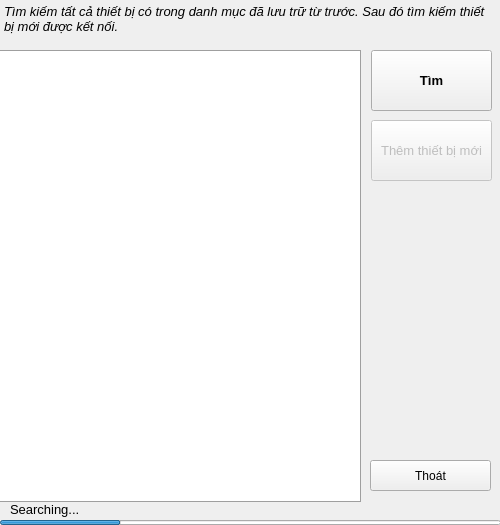
<?xml version="1.0" encoding="UTF-8"?>
<ui version="4.0">
 <class>FrmSearchDevice</class>
 <widget class="QMainWindow" name="FrmSearchDevice">
  <property name="geometry">
   <rect>
    <x>0</x>
    <y>0</y>
    <width>500</width>
    <height>525</height>
   </rect>
  </property>
  <property name="minimumSize">
   <size>
    <width>500</width>
    <height>525</height>
   </size>
  </property>
  <property name="maximumSize">
   <size>
    <width>500</width>
    <height>525</height>
   </size>
  </property>
  <property name="windowTitle">
   <string>MainWindow</string>
  </property>
  <widget class="QWidget" name="centralwidget">
   <widget class="QPlainTextEdit" name="plainTextEdit">
    <property name="geometry">
     <rect>
      <x>0</x>
      <y>0</y>
      <width>491</width>
      <height>51</height>
     </rect>
    </property>
    <property name="font">
     <font>
      <pointsize>10</pointsize>
      <italic>true</italic>
     </font>
    </property>
    <property name="styleSheet">
     <string notr="true">background-color: transparent;</string>
    </property>
    <property name="frameShape">
     <enum>QFrame::NoFrame</enum>
    </property>
    <property name="frameShadow">
     <enum>QFrame::Plain</enum>
    </property>
    <property name="readOnly">
     <bool>true</bool>
    </property>
    <property name="plainText">
     <string>Tìm kiếm tất cả thiết bị có trong danh mục đã lưu trữ từ trước. Sau đó tìm kiếm thiết bị mới được kết nối.</string>
    </property>
   </widget>
   <widget class="Line" name="line">
    <property name="geometry">
     <rect>
      <x>0</x>
      <y>50</y>
      <width>361</width>
      <height>3</height>
     </rect>
    </property>
    <property name="orientation">
     <enum>Qt::Horizontal</enum>
    </property>
   </widget>
   <widget class="QListWidget" name="listWidget">
    <property name="geometry">
     <rect>
      <x>0</x>
      <y>51</y>
      <width>361</width>
      <height>451</height>
     </rect>
    </property>
    <property name="frameShape">
     <enum>QFrame::Panel</enum>
    </property>
    <property name="frameShadow">
     <enum>QFrame::Raised</enum>
    </property>
   </widget>
   <widget class="QPushButton" name="pushButton_Search">
    <property name="geometry">
     <rect>
      <x>371</x>
      <y>50</y>
      <width>121</width>
      <height>61</height>
     </rect>
    </property>
    <property name="font">
     <font>
      <pointsize>10</pointsize>
      <weight>75</weight>
      <bold>true</bold>
     </font>
    </property>
    <property name="styleSheet">
     <string notr="true"/>
    </property>
    <property name="text">
     <string>Tìm</string>
    </property>
    <property name="flat">
     <bool>false</bool>
    </property>
   </widget>
   <widget class="QPushButton" name="pushButton_Cancel">
    <property name="geometry">
     <rect>
      <x>370</x>
      <y>460</y>
      <width>121</width>
      <height>31</height>
     </rect>
    </property>
    <property name="styleSheet">
     <string notr="true"/>
    </property>
    <property name="text">
     <string>Thoát</string>
    </property>
   </widget>
   <widget class="QPushButton" name="pushButton_addNew">
    <property name="enabled">
     <bool>false</bool>
    </property>
    <property name="geometry">
     <rect>
      <x>371</x>
      <y>120</y>
      <width>121</width>
      <height>61</height>
     </rect>
    </property>
    <property name="font">
     <font>
      <pointsize>10</pointsize>
     </font>
    </property>
    <property name="styleSheet">
     <string notr="true"/>
    </property>
    <property name="text">
     <string>Thêm thiết bị mới</string>
    </property>
    <property name="flat">
     <bool>false</bool>
    </property>
   </widget>
   <widget class="QFrame" name="frame">
    <property name="geometry">
     <rect>
      <x>0</x>
      <y>500</y>
      <width>501</width>
      <height>31</height>
     </rect>
    </property>
    <property name="frameShape">
     <enum>QFrame::NoFrame</enum>
    </property>
    <property name="frameShadow">
     <enum>QFrame::Raised</enum>
    </property>
    <widget class="QProgressBar" name="progressBar_search">
     <property name="geometry">
      <rect>
       <x>0</x>
       <y>20</y>
       <width>501</width>
       <height>5</height>
      </rect>
     </property>
     <property name="value">
      <number>24</number>
     </property>
     <property name="textVisible">
      <bool>false</bool>
     </property>
    </widget>
    <widget class="QLabel" name="label_search">
     <property name="geometry">
      <rect>
       <x>10</x>
       <y>1</y>
       <width>351</width>
       <height>16</height>
      </rect>
     </property>
     <property name="font">
      <font>
       <pointsize>10</pointsize>
      </font>
     </property>
     <property name="text">
      <string>Searching...</string>
     </property>
    </widget>
   </widget>
  </widget>
 </widget>
 <tabstops>
  <tabstop>pushButton_Search</tabstop>
  <tabstop>pushButton_addNew</tabstop>
  <tabstop>pushButton_Cancel</tabstop>
  <tabstop>plainTextEdit</tabstop>
  <tabstop>listWidget</tabstop>
 </tabstops>
 <resources/>
 <connections/>
</ui>
